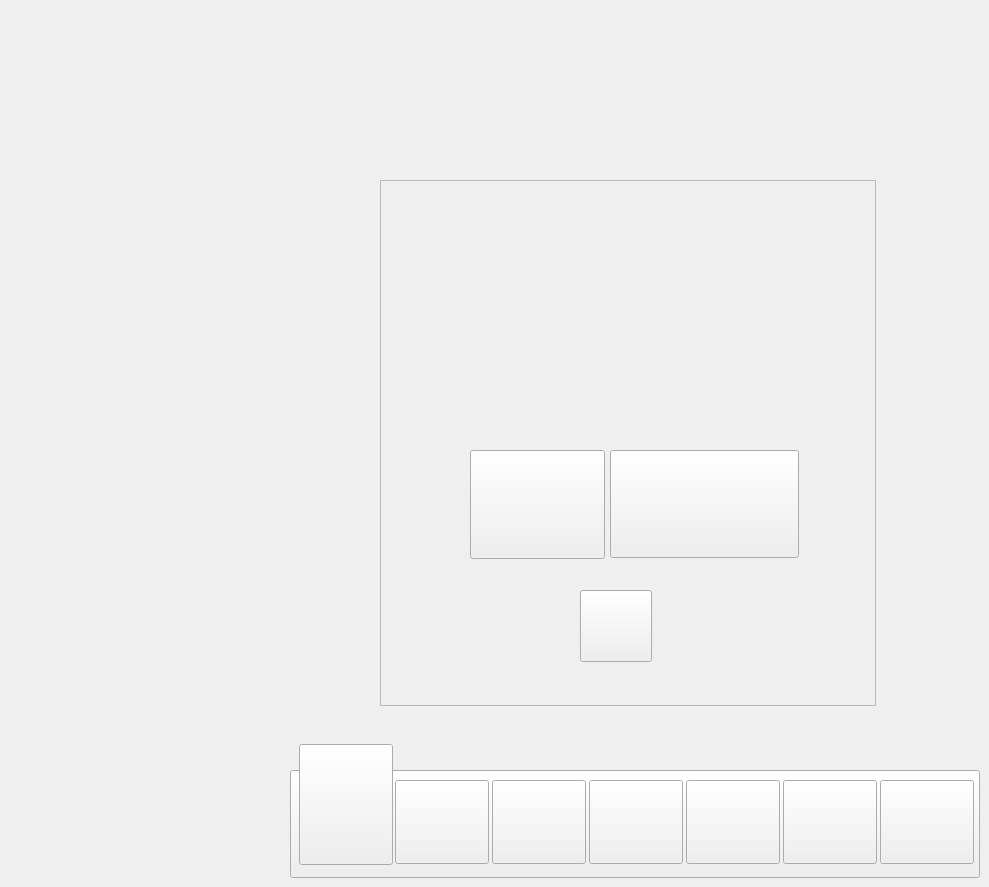
     <widget class="QWidget" name="OpticSetting03">
      <property name="styleSheet">
       <string notr="true">#OpticSetting03{

        border-image: url(:/PNG/New BG 2.jpg);
}</string>
      </property>
      <widget class="QPushButton" name="NS_OS03">
       <property name="geometry">
        <rect>
         <x>686</x>
         <y>780</y>
         <width>94</width>
         <height>84</height>
        </rect>
       </property>
       <property name="styleSheet">
        <string notr="true">border-image: url(:/PNG/Asset 11.png);</string>
       </property>
       <property name="text">
        <string/>
       </property>
      </widget>
      <widget class="QPushButton" name="SS_OS03">
       <property name="geometry">
        <rect>
         <x>880</x>
         <y>780</y>
         <width>94</width>
         <height>84</height>
        </rect>
       </property>
       <property name="styleSheet">
        <string notr="true">border-image: url(:/PNG/Asset 13.png);</string>
       </property>
       <property name="text">
        <string/>
       </property>
      </widget>
      <widget class="QPushButton" name="ES_OS03">
       <property name="geometry">
        <rect>
         <x>783</x>
         <y>780</y>
         <width>94</width>
         <height>84</height>
        </rect>
       </property>
       <property name="styleSheet">
        <string notr="true">border-image: url(:/PNG/Asset 12.png);</string>
       </property>
       <property name="text">
        <string/>
       </property>
      </widget>
      <widget class="QPushButton" name="RS_OS03">
       <property name="geometry">
        <rect>
         <x>492</x>
         <y>780</y>
         <width>94</width>
         <height>84</height>
        </rect>
       </property>
       <property name="styleSheet">
        <string notr="true">border-image: url(:/PNG/Asset 9.png);</string>
       </property>
       <property name="text">
        <string/>
       </property>
      </widget>
      <widget class="QPushButton" name="SolidBG_17">
       <property name="geometry">
        <rect>
         <x>290</x>
         <y>770</y>
         <width>690</width>
         <height>108</height>
        </rect>
       </property>
       <property name="styleSheet">
        <string notr="true">border-image: url(://PNG/Asset 2.png);</string>
       </property>
       <property name="text">
        <string/>
       </property>
      </widget>
      <widget class="QPushButton" name="OS_OS03">
       <property name="geometry">
        <rect>
         <x>299</x>
         <y>744</y>
         <width>94</width>
         <height>121</height>
        </rect>
       </property>
       <property name="styleSheet">
        <string notr="true">border-image: url(:/PNG/Asset 15.png);</string>
       </property>
       <property name="text">
        <string/>
       </property>
      </widget>
      <widget class="QPushButton" name="M_OS03">
       <property name="geometry">
        <rect>
         <x>589</x>
         <y>780</y>
         <width>94</width>
         <height>84</height>
        </rect>
       </property>
       <property name="styleSheet">
        <string notr="true">border-image: url(:/PNG/Asset 10.png);</string>
       </property>
       <property name="text">
        <string/>
       </property>
      </widget>
      <widget class="QPushButton" name="DS_OS03">
       <property name="geometry">
        <rect>
         <x>395</x>
         <y>780</y>
         <width>94</width>
         <height>84</height>
        </rect>
       </property>
       <property name="styleSheet">
        <string notr="true">border-image: url(:/PNG/Asset 8.png);</string>
       </property>
       <property name="text">
        <string/>
       </property>
      </widget>
      <widget class="QFrame" name="frame_84">
       <property name="geometry">
        <rect>
         <x>380</x>
         <y>180</y>
         <width>496</width>
         <height>526</height>
        </rect>
       </property>
       <property name="styleSheet">
        <string notr="true">#frame_84{
border-image: url(:/PNG/Asset 23.png);
}</string>
       </property>
       <property name="frameShape">
        <enum>QFrame::Shape::StyledPanel</enum>
       </property>
       <property name="frameShadow">
        <enum>QFrame::Shadow::Raised</enum>
       </property>
       <widget class="QPushButton" name="Stop_Static">
        <property name="geometry">
         <rect>
          <x>230</x>
          <y>270</y>
          <width>189</width>
          <height>108</height>
         </rect>
        </property>
        <property name="styleSheet">
         <string notr="true">#Stop_Static{
border-image: url(:/PNG/Asset 25.png);
}</string>
        </property>
        <property name="text">
         <string/>
        </property>
       </widget>
       <widget class="QPushButton" name="FL2_Static">
        <property name="geometry">
         <rect>
          <x>90</x>
          <y>270</y>
          <width>135</width>
          <height>109</height>
         </rect>
        </property>
        <property name="styleSheet">
         <string notr="true">#FL2_Static{

        border-image: url(:/Image/aaaa.png);
}</string>
        </property>
        <property name="text">
         <string/>
        </property>
       </widget>
       <widget class="QPushButton" name="Cancel_OS_FL">
        <property name="geometry">
         <rect>
          <x>200</x>
          <y>410</y>
          <width>72</width>
          <height>72</height>
         </rect>
        </property>
        <property name="styleSheet">
         <string notr="true">#Cancel_OS_FL{
border-image: url(:/PNG/Asset 26.png);
}</string>
        </property>
        <property name="text">
         <string/>
        </property>
       </widget>
      </widget>
      <zorder>SolidBG_17</zorder>
      <zorder>NS_OS03</zorder>
      <zorder>SS_OS03</zorder>
      <zorder>ES_OS03</zorder>
      <zorder>RS_OS03</zorder>
      <zorder>OS_OS03</zorder>
      <zorder>M_OS03</zorder>
      <zorder>DS_OS03</zorder>
      <zorder>frame_84</zorder>
     </widget>
